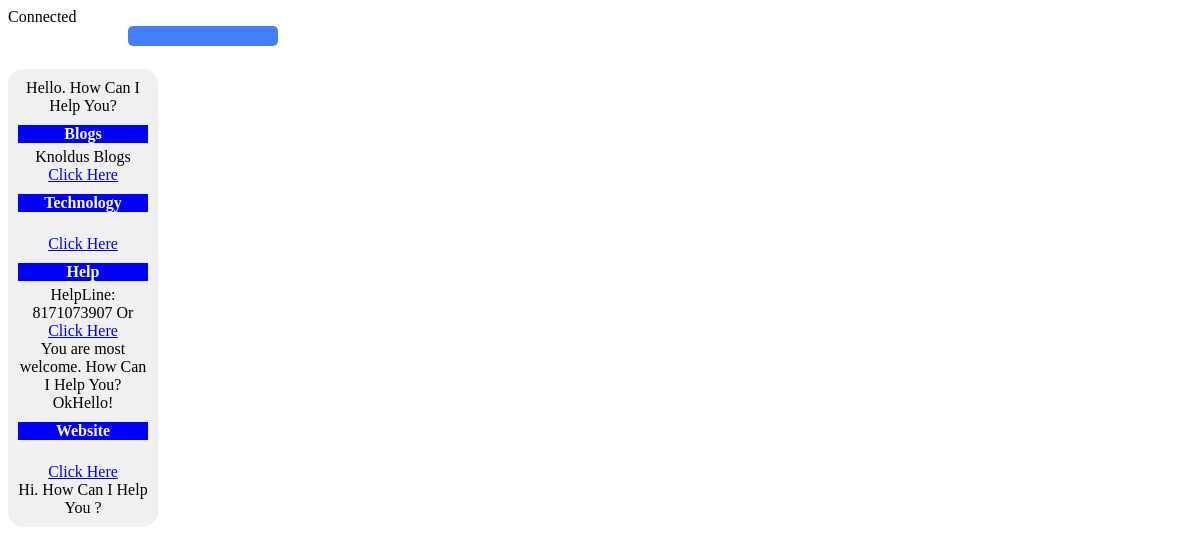
Screenshot of /process.php with the database file from the repository.
### tables this page shows
CREATE TABLE `user` (
  `input` varchar(1000) NOT NULL,
  `output` varchar(1000) NOT NULL,
  `time` datetime NOT NULL,
  `id` int(100) NOT NULL,
  `title` varchar(100) DEFAULT NULL
);

### process.php (the view, shortened to what this page needs)
<?php
require_once("config.php");
$msgg=$_POST['input'];
$msg=strtolower($msgg);
$sql="SELECT * FROM user WHERE input LIKE '$msg%' ";
$send=mysqli_query($con,$sql);
?>
<!DOCTYPE html>
<html>
<head>
</head>
<body>
     <div class="in">
     </div><br>
    <div class="out">
     <?php
       function make_links_clickable($text){
                  return preg_replace('!(((f|ht)tp(s)?://)[-a-zA-Zа-яА-Я()0-9@:%_+.~#?&;//=]+)!i', '<br><a href="$1" target="_blank">Click Here</a><br>', $text);
        }
        while($row=mysqli_fetch_array($send))
        {
          $output=$row['output'];
          $title=$row['title'];
          $result = make_links_clickable($output);
          if(!empty($title))
          {
               echo "<div style=\"margin-top:10px; margin-bottom:5px;background-color:blue;color:white;\"><b>$title</b></div>";
          }
           echo "$result";
         }
     ?>
     </div><br>
</body>
</html>

### process.php (style rules this page uses)
.in { background-color:rgb(64,128,255); color:white; padding:10px; right:0; width:130px; text-align: center; height:auto; border-radius: 5px; margin-left: 120px; margin-bottom: 5px; }
.out { background-color:rgb(241,240,240); color:black; padding:10px; left:5; width:130px; text-align: center; height:auto; border-radius: 15px; }

### rows the page displays
user: output "Hello. How Can I Help You?"
user: title "Blogs", output "Knoldus Blogs Click Here"
user: title "Technology", output "Click Here"
user: title "Help", output "HelpLine: 8171073907 Or Click Here"
user: output "You are most welcome. How Can I Help You?"
user: output "Ok"
user: output "Hello!"
user: title "Website", output "Click Here"
user: output "Hi. How Can I Help You ?"
